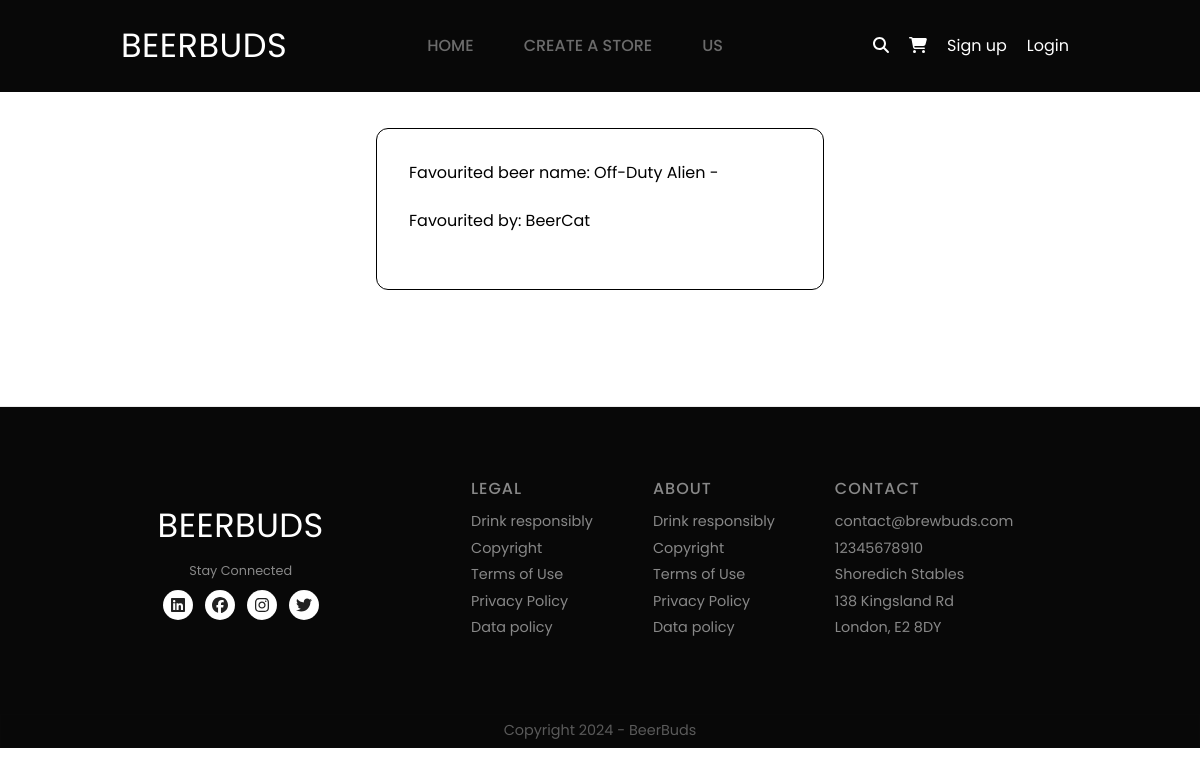
The page /favourites_index/ on the database as committed earlier.
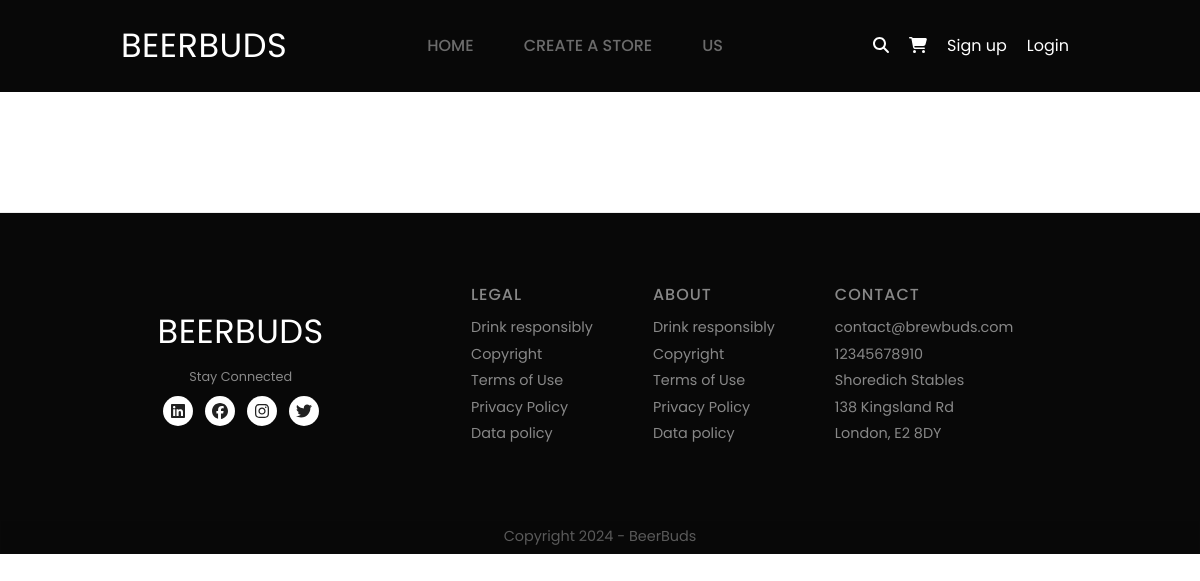
The same page on the database as committed later.
### user_actions/models.py (models this page shows, shortened)
class Favourite(models.Model):
    profile_id = models.ForeignKey(Profile, related_name='user_favourite', on_delete=models.CASCADE)
    beer_id = models.ForeignKey(Beer, related_name='beer_favourite', on_delete=models.CASCADE)
    class Meta:
        constraints = [
            models.UniqueConstraint(fields=['profile_id', 'beer_id'], name='unique_profile_beer')
    ]

### marketplace/models.py (models this page shows)
class Beer(models.Model):
    name = models.CharField(max_length=255, blank=False, null=False)
    description = models.TextField(blank=False, validators=[ MinLengthValidator(50, 'Please enter a description of at least 50 characters')])
    stock_quantity = models.IntegerField(blank=False, null=False)
    price = models.DecimalField(blank=False, null=False, max_digits=6, decimal_places=2)
    store_id = models.ForeignKey(Store, related_name='beer_store', on_delete=models.CASCADE)
    beer_image = models.ImageField(upload_to='beer_images', blank=False, null=False)
    volume = models.DecimalField(max_digits=6, decimal_places=2)
    abv = models.DecimalField(max_digits=6, decimal_places=1)
    ingredients = models.TextField(validators=[ MinLengthValidator(50, 'Please enter a description of at least 50 characters')])
    def __str__(self):
        return self.name

class Profile(models.Model):
    user_id = models.ForeignKey(User, related_name='user_profile', on_delete=models.CASCADE)
    address = models.CharField(max_length=350)
    def __str__(self):
        return self.user_id.username

### user_actions/views.py (the view)
# urls.py: path('favourites_index/', views.favourites_index, name="favourites_index"),
def favourites_index(request):
    favourites = Favourite.objects.all()
    return render(request, 'user_actions/favourites_index.html', {'all_favourites': favourites})

### marketplace/context_processors.py (called while the page is built)
def has_store(request):
    if request.user.is_authenticated:
        return {'has_store': Store.objects.filter(user_id=request.user).exists()}
    return {'has_store': False}

### user_actions/templates/user_actions/favourites_index.html (shortened to what this page needs)
{% extends "core/base.html"%}
{% block content %}
{% for favourites in all_favourites %}
  <div class="max-w-md mx-auto mt-8 bg-white p-8 rounded-xl border border-black">
  Favourited beer name: {{ favourites.beer_id }} -
  <br></br>
  Favourited by: {{ favourites.profile_id }}
  <br></br>
  </div>
{% endfor %}
{% endblock %}

### core/templates/core/base.html (shortened to what this page needs)
<!DOCTYPE html>
<html lang="en">
<head>
  {% load static %}
  <script src="https://cdn.tailwindcss.com"></script>
  <link rel="stylesheet" href="{% static 'core/styles.css' %}">
  <link href="{% static 'fontawesomefree/css/all.min.css' %}" rel="stylesheet" type="text/css">
</head>
<body>
    <nav class= "navigation">
      <a href="{% url 'core:home' %}" class="logo">Beerbuds</a>
      <ul class="menu">
        <li><a href="{% url 'core:home' %}">HOME</a></li>
        {% if has_store %}
            <li><a href="{% url 'marketplace:store_dash' %}">VISIT YOUR STORE</a></li>
        {% else %}
            <li><a href="{% url 'marketplace:create_store' %}">CREATE A STORE</a></li>
        {% endif %}
        <li><a href="#">US</a></li>
      </ul>
      <div class="right-elements">
        <a href="#" class="search">
          <i class="fas fa-magnifying-glass"></i>
        </a>
        <a href ="{% url 'marketplace:user_cart' %}" class="cart">
          <i class="fas fa-cart-shopping"></i>
        </a>
        {% if user.is_authenticated %}
            <a href ="{% url 'marketplace:profile' %}" class="user">
              <i class="fas fa-user"></i>
            </a>
        {% else %}
            <a href="{% url 'core:signup' %}">Sign up</a>
            <a href="{% url 'core:login' %}">Login</a>
        {% endif %}
      </div>
    </nav>
    <div class="content">
      {% block content %} {% endblock %}
    </div>
    <footer>
      <div class="footer-container">
        <div class="footer-logo-container">
          <div class="footer-logo">Beerbuds</div>
          <span>Stay Connected</span>
          <div class="footer-social">
            <a href="#"><i class="fa-brands fa-linkedin"></i></a>
            <a href="#"><i class="fa-brands fa-facebook"></i></a>
            <a href="#"><i class="fa-brands fa-instagram"></i></a>
            <a href="#"><i class="fa-brands fa-twitter"></i></a>
          </div>
        </div>
        <div class="footer-menu">
          <div class="footer-menu-box">
            <strong>Legal</strong>
            <ul>
              <li><a href="#">Drink responsibly</a></li>
              <li><a href="#">Copyright</a></li>
              <li><a href="#">Terms of Use</a></li>
              <li><a href="#">Privacy Policy</a></li>
              <li><a href="#">Data policy</a></li>
            </ul>
          </div>
          <div class="footer-menu-box">
            <strong>About</strong>
            <ul>
              <li><a href="#">Drink responsibly</a></li>
              <li><a href="#">Copyright</a></li>
              <li><a href="#">Terms of Use</a></li>
              <li><a href="#">Privacy Policy</a></li>
              <li><a href="#">Data policy</a></li>
            </ul>
          </div>
          <div class="footer-menu-box">
            <strong>Contact</strong>
            <ul>
              <li>contact@brewbuds.com</li>
              <li>12345678910</li>
              <li>Shoredich Stables</li>
              <li>138 Kingsland Rd</li>
              <li>London, E2 8DY</li>
            </ul>
          </div>
        </div>
      </div>
    </footer>
    <span class="copyright">Copyright 2024 - BeerBuds</span>
</body>
</html>

### core/static/core/styles.css (style rules this page uses)
* { margin: 0px; padding: 0px; font-family: poppins; box-sizing: border-box; }
body { margin: 0px; padding: 0px; font-family: poppins; }
ul { list-style: none; }
a { text-decoration: none; }
.navigation { display: flex; justify-content: space-between; align-items: center; padding: 20px 10%; margin: auto; position: fixed; left: 0px; top: 0px; width: 100%; z-index: 100; background-color: #080808; border: 1px solid rgba(0,0,0,0.03); }
.menu { display: flex; }
.menu li a { margin: 5px; padding: 5px 20px; color: #ffffff; font-weight: 500; opacity: 0.4; transition: all ease 0.3s; }
.logo { font-size: 2.1rem; color: #ffffff; text-transform: uppercase; letter-spacing: 0.5px; font-weight: 400; }
.right-elements { display: flex; justify-content: center; align-items: center; }
.right-elements a { margin: 0px 10px; color: #ffffff; }
.content { padding: 6rem 6rem; }
footer { background-color: #080808; padding: 60px 10px; position: relative; margin-top: 20px; border-top: 1px solid rgba(236,236,236); }
.footer-container { display: flex; justify-content: space-around; align-items: center; width: 85%; margin: 10px auto; }
.footer-logo-container { display: flex; flex-direction: column; justify-content: center; align-items: center; }
.footer-logo { font-size: 2.1rem; color: #ffffff; text-transform: uppercase; letter-spacing: 0.5px; font-weight: 400; }
.footer-logo-container span { color: #888888; font-weight: 400; margin: 10px; font-size: 0.8rem; }
.footer-social { display: flex; justify-content: center; align-items: center; }
.footer-social a { margin: 0px 6px; border-radius: 50%; color: #212121; background-color: #ffffff; border: 1px solid rgba(0,0,0,0.01); width: 30px; height: 30px; display: flex; justify-content: center; align-items: center; }
.footer-menu { display: flex; justify-content: center; align-items: center; }
.footer-menu-box { display: flex; flex-direction: column; justify-content: center; margin: 0px 30px; }
.footer-menu-box strong { color: #888888; font-weight: 500; text-transform: uppercase; letter-spacing: 1px; margin-bottom: 5px; }
.footer-menu-box ul li a, .footer-menu-box ul li { color: #888888; font-size: 0.9rem; margin: 5px 0px; }
.copyright { padding: 5px; color: #5a5a5a; background-color: #080808; display: flex; justify-content: center; align-items: center; border: 1px solid rgba(27, 23, 23, 0.06); font-size: 0.9rem; }

Rows that differ between the two databases and show on the page:
removed Favourite: beer_id "Off-Duty Alien", profile_id "BeerCat"
